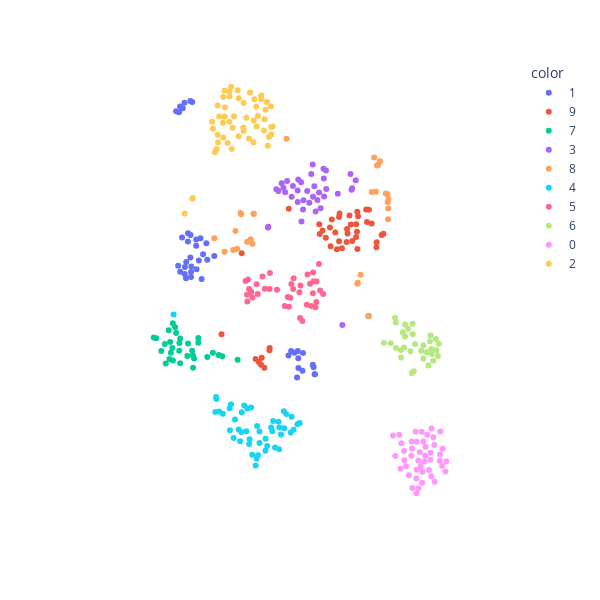

The notebook cell this image was saved under:
### Code cell
xd, yd = TSNE(method="exact").fit_transform(data).T
px.scatter(x=xd, y=yd, color=data_class).update_layout(
    width=600,
    height=600,
    xaxis_scaleanchor="y",
    plot_bgcolor="rgba(0,0,0,0)",
    xaxis_visible=False,
    yaxis_visible=False,
)
